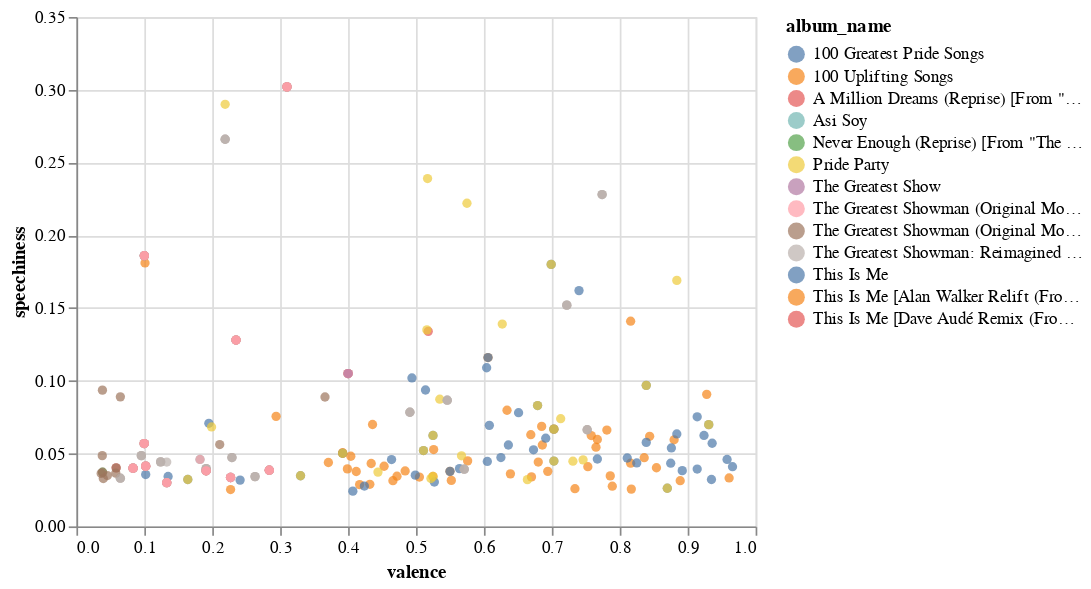

The code cell stored with this chart in its notebook:
### Code cell
(alt.Chart(df)
 .mark_circle()
 .encode(
     x=alt.X("valence:Q"),
     y=alt.Y("speechiness:Q"),
     color="album_name"
 )
)

### Figure 1 — Vega-Lite specification as saved in the notebook (floating-point values rounded to 4 significant figures; data arrays with more than 128 entries replaced by an {"elided": "..."} marker saying what was removed)
{"usermeta": {"embedOptions": {"theme": "quartz"}}, "config": {"view": {"continuousWidth": 400, "continuousHeight": 300}}, "data": {"name": "data-7c217bc1fb231288d543a9477a661257"}, "mark": "circle", "encoding": {"color": {"type": "nominal", "field": "album_name"}, "x": {"type": "quantitative", "field": "valence"}, "y": {"type": "quantitative", "field": "speechiness"}}, "$schema": "https://vega.github.io/schema/vega-lite/v4.8.1.json", "datasets": {"data-7c217bc1fb231288d543a9477a661257": {"elided": "264 records"}}}
